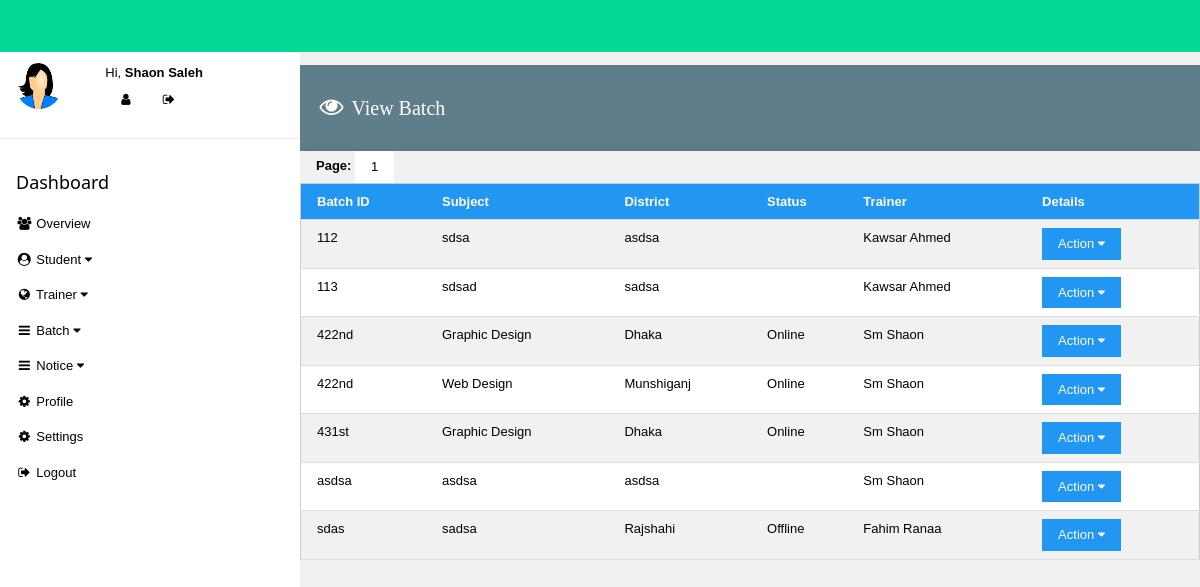
The page /admin/batch/view_batch.php (signed in) on the database its author committed.
### tables this page shows
CREATE TABLE `user` (
  `id` int(11) NOT NULL,
  `fullname` varchar(32) NOT NULL,
  `email` varchar(32) NOT NULL,
  `batch_id` varchar(32) NOT NULL,
  `skype` varchar(32) NOT NULL,
  `phone` varchar(11) NOT NULL,
  `password` varchar(32) NOT NULL,
  `type` varchar(32) NOT NULL,
  `img` text NOT NULL,
  `nid` varchar(32) NOT NULL,
  `total_project` int(11) NOT NULL,
  `profile1_title` varchar(32) NOT NULL,
  `profile1_link` varchar(255) NOT NULL,
  `profile2_title` varchar(32) NOT NULL,
  `profile2_link` varchar(255) NOT NULL,
  `profile3_title` varchar(32) NOT NULL,
  `profile3_link` varchar(255) NOT NULL
);

CREATE TABLE `batch` (
  `primary_id1` int(11) NOT NULL,
  `batch_id1` varchar(32) NOT NULL,
  `user_id` int(11) NOT NULL,
  `subject_name` varchar(32) NOT NULL,
  `company_name` varchar(64) NOT NULL,
  `venue_name` varchar(64) NOT NULL,
  `district` varchar(32) NOT NULL,
  `batch_status` varchar(32) NOT NULL,
  `start` date NOT NULL,
  `end` date NOT NULL
);

### admin/batch/view_batch.php (the view, shortened to what this page needs)
<!DOCTYPE html>
<html>
<head>
<link rel="stylesheet" href="../css/style.css">
<link rel="stylesheet" href="../../assets/css/style.css">
<link rel="stylesheet" href="https://cdnjs.cloudflare.com/ajax/libs/font-awesome/4.7.0/css/font-awesome.min.css">
</head>
<body class="w3-light-grey"
<div class="w3-bar w3-top w3-c1 w3-xlarge" style="z-index:4">
  <span class="w3-bar-item w3-right"><br></span>
</div>
<?php
 $id = $_SESSION['SESS_MEMBER_ID'];
 $sql1="SELECT * FROM user WHERE id='$id'";
 $result1=mysql_query($sql1);
 $row1=mysql_fetch_array($result1);
?>
<nav class="w3-sidebar w3-collapse w3-white w3-animate-left" style="z-index:3;width:300px;" id="mySidebar"><br>
  <div class="w3-container w3-row">
    <div class="w3-col s4">
      <img src="../../assets/img/<?php echo $row1['img'] ?>" class="w3-circle w3-margin-right" style="width:46px">
    </div>
    <div class="w3-col s8 w3-bar">
      <span>Hi, <strong><?php echo $row1['fullname'] ?></strong></span><br>
      <a href="../profile.php" class="w3-bar-item w3-button"><i class="fa fa-user"></i></a>
      <a href="../../logout.php" class="w3-bar-item w3-button"><i class="fa fa-sign-out"></i></a>
    </div>
  </div>
  <hr>
  <div class="w3-container">
    <h5>Dashboard</h5>
  </div>
  <div class="w3-bar-block">
    <a href="../index.php" class="w3-bar-item w3-button w3-padding"><i class="fa fa-users fa-fw"></i> Overview</a>
      	<div class="w3-dropdown-hover">
          <button class="w3-button"><i class="fa fa-user-circle fa-fw"></i> Student <i class="fa fa-caret-down"></i></button>
        </div>
        <div class="w3-dropdown-hover">
          <button class="w3-button"><i class="fa fa-globe fa-fw"></i> Trainer <i class="fa fa-caret-down"></i></button>
        </div>
        <div class="w3-dropdown-hover">
          <button class="w3-button"><i class="fa fa-bars fa-fw"></i> Batch <i class="fa fa-caret-down"></i></button>
        </div>
	     <div class="w3-dropdown-hover">
          <button class="w3-button"><i class="fa fa-bars fa-fw"></i> Notice <i class="fa fa-caret-down"></i></button>
        </div>
    <a href="../profile.php" class="w3-bar-item w3-button w3-padding"><i class="fa fa-cog fa-fw"></i> Profile</a>
    <a href="../settings.php" class="w3-bar-item w3-button w3-padding"><i class="fa fa-cog fa-fw"></i> Settings</a>
	<a href="../../logout.php" class="w3-bar-item w3-button w3-padding"><i class="fa fa-sign-out fa-fw"></i> Logout</a>
  </div>
</nav>
<div class="w3-main" style="margin-left:300px;margin-top:43px;">
<header class="w3-container" style="padding-top:22px">
</header>
<div class="w3-container w3-blue-grey w3-padding w3-padding-left"><p style="font-size: 20px; font-family: Sanchez"><i class="w3-xlarge fa-fw fa fa-eye"></i> View Batch</p></div>
<?php
$per_page = 20;
$result3 = mysql_query("SELECT * FROM batch Order By batch_id1 ASC");
$total_results = mysql_num_rows($result3);
$total_pages = ceil($total_results / $per_page);
if (isset($_GET['page']) && is_numeric($_GET['page']))
{
$show_page = $_GET['page'];
if ($show_page > 0 && $show_page <= $total_pages)
{
$start = ($show_page -1) * $per_page;
$end = $start + $per_page;
}
else
{
$start = 0;
$end = $per_page;
}
}
else
{
$start = 0;
$end = $per_page;
}
?>
<div class="w3-container w3-card-2">
<?php
echo "<b>Page:</b> ";
for ($i = 1; $i <= $total_pages; $i++)
{
echo "<a class='w3-btn w3-white' href='index.php?page=$i'>$i</a> ";
}
?>
</div>
<table class="w3-table-all w3-hoverable">
<tr class="w3-blue w3-padding"> <th>Batch ID</th>  <th>Subject</th> <th>District</th> <th>Status</th> <th>Trainer</th> <th>Details</th> </tr>
<?php
for ($i = $start; $i < $end; $i++)
{
if ($i == $total_results) { break; }
echo "<tr>";
echo '<td>' . mysql_result($result3, $i, 'batch_id1') . '</td>';
echo '<td>' . mysql_result($result3, $i, 'subject_name') . '</td>';
echo '<td>' . mysql_result($result3, $i, 'district') . '</td>';
echo '<td>' . mysql_result($result3, $i, 'batch_status') . '</td>';
$person1=mysql_result($result3, $i, 'user_id');
$result6 = mysql_query("SELECT * FROM user WHERE type='Trainer' AND id='$person1'");
$row6=mysql_fetch_array($result6);
echo '<td>' . $row6['fullname'] . '</td>';
echo '<td><div class="w3-dropdown-hover">
    <button class="w3-btn w3-blue">Action <i class="fa fa-caret-down"></i></button>
    <div class="w3-dropdown-content w3-border" style="right:0">
	  <a href="view.php?id=' . mysql_result($result3, $i, 'primary_id1') . '"><i class="fa fa-eye"></i> View</a>
      <a href="edit.php?id=' . mysql_result($result3, $i, 'primary_id1') . '"><i class="fa fa-pencil"></i> Edit</a>
      <a href="delete.php?id=' . mysql_result($result3, $i, 'primary_id1') . '"><i class="fa fa-trash-o"></i> Delete</a>
    </div>
    </div></td>';
echo "</tr>";
}
?>
</table>
</div>
<br><br><br><br><br>
</body>
</html>

### admin/css/style.css (style rules this page uses)
html { box-sizing:border-box }
*,*:before,*:after { box-sizing:inherit }
html { -ms-text-size-adjust:100%;-webkit-text-size-adjust:100% }
body { margin:0 }
article,aside,details,figcaption,figure,footer,header,main,menu,nav,section,summary { display:block }
a { background-color:transparent;-webkit-text-decoration-skip:objects }
img { border-style:none }
hr { box-sizing:content-box;height:0;overflow:visible }
button,input,select,textarea { font:inherit;margin:0 }
button,input { overflow:visible }
button,select { text-transform:none }
button,html [type=button],[type=reset],[type=submit] { -webkit-appearance:button }
html,body { font-family:Verdana,sans-serif;font-size:15px;line-height:1.5 }
html { overflow-x:hidden }
h5 { font-size:18px }
h1,h2,h3,h4,h5,h6 { font-family:"Segoe UI",Arial,sans-serif;font-weight:400;margin:10px 0 }
hr { border:0;border-top:1px solid #eee;margin:20px 0 }
img { margin-bottom:-5px }
a { color:inherit }
.w3-table,.w3-table-all { border-collapse:collapse;border-spacing:0;width:100%;display:table }
.w3-table-all { border:1px solid #ccc }
.w3-bordered tr,.w3-table-all tr { border-bottom:1px solid #ddd }
.w3-table-all tr:nth-child(odd) { background-color:#fff }
.w3-table-all tr:nth-child(even) { background-color:#f1f1f1 }
.w3-table td,.w3-table th,.w3-table-all td,.w3-table-all th { padding:8px 8px;display:table-cell;text-align:left;vertical-align:top }
.w3-table th:first-child,.w3-table td:first-child,.w3-table-all th:first-child,.w3-table-all td:first-child { padding-left:16px }
.w3-btn,.w3-button { border:none;display:inline-block;outline:0;padding:8px 16px;vertical-align:middle;overflow:hidden;text-decoration:none;color:inherit;background-color:inherit;text-align:center;cursor:pointer;white-space:nowrap }
.w3-btn,.w3-button { -webkit-touch-callout:none;-webkit-user-select:none;-khtml-user-select:none;-moz-user-select:none;-ms-user-select:none;user-select:none }
.w3-dropdown-click,.w3-dropdown-hover { position:relative;display:inline-block;cursor:pointer }
.w3-dropdown-hover:first-child,.w3-dropdown-click:hover { background-color:#ccc;color:#000 }
.w3-sidebar { height:100%;width:200px;background-color:#fff;position:fixed!important;z-index:1;overflow:auto }
.w3-bar-block .w3-dropdown-hover,.w3-bar-block .w3-dropdown-click { width:100% }
.w3-bar-block .w3-dropdown-hover .w3-button,.w3-bar-block .w3-dropdown-click .w3-button { width:100%;text-align:left;padding:8px 16px }
.w3-main,#main { transition:margin-left .4s }
.w3-bar { width:100%;overflow:hidden }
.w3-bar .w3-bar-item { padding:8px 16px;float:left;width:auto;border:none;outline:none;display:block }
.w3-bar .w3-button { white-space:normal }
.w3-bar-block .w3-bar-item { width:100%;display:block;padding:8px 16px;text-align:left;border:none;outline:none;white-space:normal }
.w3-container:after,.w3-container:before,.w3-panel:after,.w3-panel:before,.w3-row:after,.w3-row:before,.w3-row-padding:after,.w3-row-padding:before, .w3-cell-row:before,.w3-cell-row:after,.w3-clear:after,.w3-clear:before,.w3-bar:before,.w3-bar:after { content:"";display:table;clear:both }
.w3-col,.w3-half,.w3-third,.w3-twothird,.w3-threequarter,.w3-quarter { float:left;width:100% }
.w3-col.s4 { width:33.33333% }
.w3-col.s8 { width:66.66666% }
@media (min-width:993px) { .w3-sidebar.w3-collapse { display:block!important } }
.w3-top,.w3-bottom { position:fixed;width:100%;z-index:1 }
.w3-top { top:0 }
.w3-circle { border-radius:50% }
.w3-container,.w3-panel { padding:0.01em 16px }
.w3-card,.w3-card-2 { box-shadow:0 2px 5px 0 rgba(0,0,0,0.16),0 2px 10px 0 rgba(0,0,0,0.12) }
.w3-animate-left { position:relative;animation:animateleft 0.4s }
.w3-xlarge { font-size:24px!important }
.w3-margin-right { margin-right:16px!important }
.w3-padding { padding:8px 16px!important }
.w3-right { float:right!important }
.w3-blue,.w3-hover-blue:hover { color:#fff!important;background-color:#2196F3!important }
.w3-blue-grey,.w3-hover-blue-grey:hover,.w3-blue-gray,.w3-hover-blue-gray:hover { color:#fff!important;background-color:#607d8b!important }
.w3-white,.w3-hover-white:hover { color:#000!important;background-color:#fff!important }
.w3-light-grey,.w3-hover-light-grey:hover,.w3-light-gray,.w3-hover-light-gray:hover { color:#000!important;background-color:#f1f1f1!important }
.w3-c1,.w3-hover-c1:hover { color:#fff!important;background-color:#06D995!important }

### rows shown on the page
user: img (picture), fullname "Shaon Saleh"
batch: batch_id1 "112", subject_name "sdsa", district "asdsa", user.fullname "Kawsar Ahmed"
batch: batch_id1 "113", subject_name "sdsad", district "sadsa", user.fullname "Kawsar Ahmed"
batch: batch_id1 "422nd", subject_name "Graphic Design", district "Dhaka", batch_status "Online", user.fullname "Sm Shaon"
batch: batch_id1 "422nd", subject_name "Web Design", district "Munshiganj", batch_status "Online", user.fullname "Sm Shaon"
batch: batch_id1 "431st", subject_name "Graphic Design", district "Dhaka", batch_status "Online", user.fullname "Sm Shaon"
batch: batch_id1 "asdsa", subject_name "asdsa", district "asdsa", user.fullname "Sm Shaon"
batch: batch_id1 "sdas", subject_name "sadsa", district "Rajshahi", batch_status "Offline", user.fullname "Fahim Ranaa"
